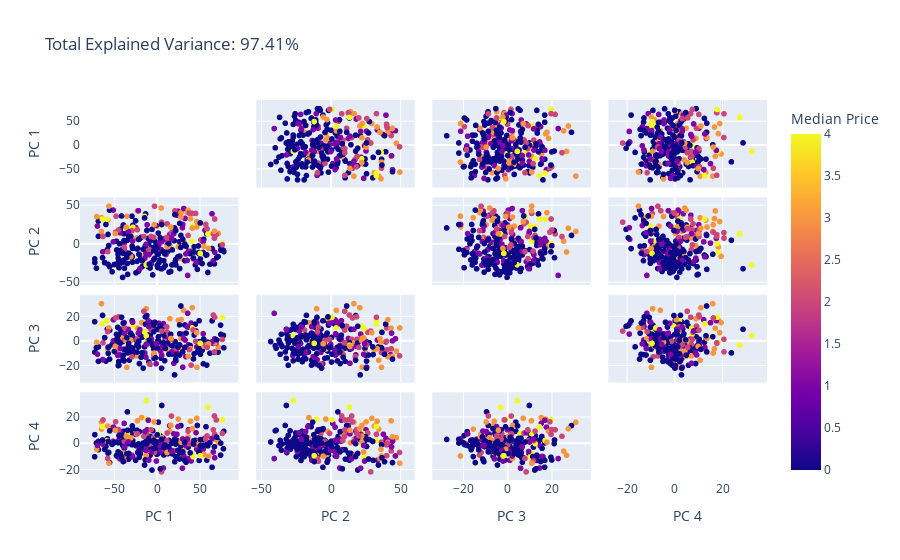

Notebook source saved alongside this figure:
### Code cell
import plotly.express as px
n_components=4
pca = PCA(n_components=n_components)
components = pca.fit_transform(df)

total_var = pca.explained_variance_ratio_.sum() * 100

labels = {str(i): f"PC {i+1}" for i in range(n_components)}
labels['color'] = 'Median Price'

fig = px.scatter_matrix(
    components,
    color=df["class"],
    dimensions=range(n_components),
    labels=labels,
    title=f'Total Explained Variance: {total_var:.2f}%',
)
fig.update_traces(diagonal_visible=False)
fig.show()

### Figure 1 — Plotly figure (JSON) as saved in the notebook; plotly's stock layout.template omitted (floating-point values rounded to 4 significant figures; data arrays with more than 128 entries replaced by an {"elided": "..."} marker saying what was removed)
{"data": [{"diagonal": {"visible": false}, "dimensions": [{"axis": {"matches": true}, "label": "PC 1", "values": {"elided": "303 float values"}}, {"axis": {"matches": true}, "label": "PC 2", "values": {"elided": "303 float values"}}, {"axis": {"matches": true}, "label": "PC 3", "values": {"elided": "303 float values"}}, {"axis": {"matches": true}, "label": "PC 4", "values": {"elided": "303 float values"}}], "hovertemplate": "%{xaxis.title.text}=%{x}<br>%{yaxis.title.text}=%{y}<br>Median Price=%{marker.color}<extra></extra>", "legendgroup": "", "marker": {"color": {"elided": "303 int values"}, "coloraxis": "coloraxis", "symbol": "circle"}, "name": "", "showlegend": false, "type": "splom"}], "layout": {"coloraxis": {"colorbar": {"title": {"text": "Median Price"}}, "colorscale": [[0, "#0d0887"], [0.1111, "#46039f"], [0.2222, "#7201a8"], [0.3333, "#9c179e"], [0.4444, "#bd3786"], [0.5556, "#d8576b"], [0.6667, "#ed7953"], [0.7778, "#fb9f3a"], [0.8889, "#fdca26"], [1, "#f0f921"]]}, "dragmode": "select", "legend": {"tracegroupgap": 0}, "title": {"text": "Total Explained Variance: 97.41%"}}}
